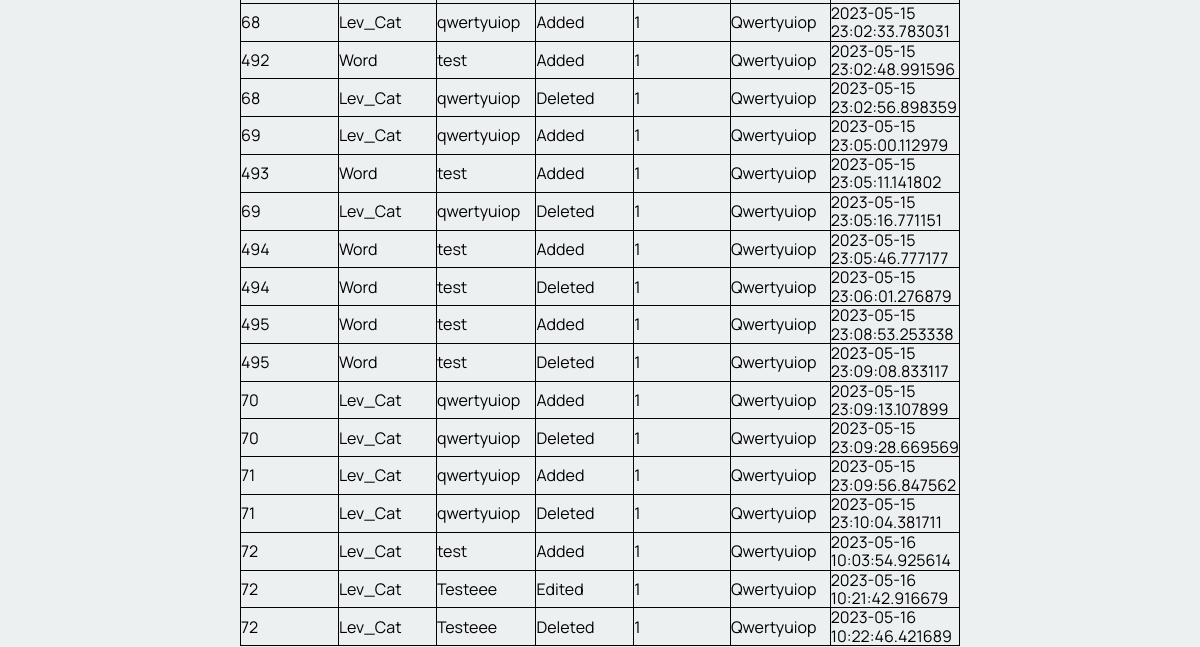
Page /admin (signed in, lower part) on the earlier database version.
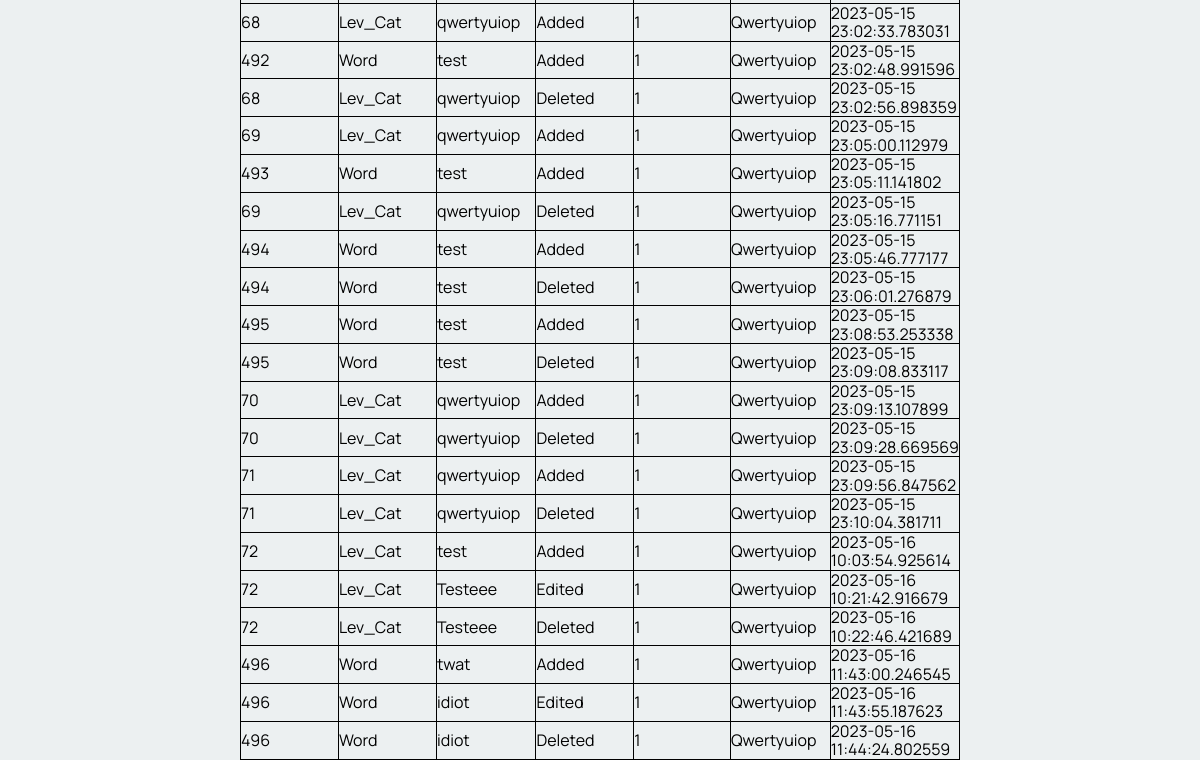
Same page on the later database version.
### tables this page shows
CREATE TABLE "edit_log"
(
    id           integer
        constraint edit_log_pk
            primary key autoincrement,
    edited_id    integer
        constraint edit_log_categories_id_fk
            references categories
        constraint edit_log_words_id_fk
            references words,
    edited_type  char(6),
    edit         varchar(300),
    editor_id    integer,
    date_time    varchar(20),
    editor_name  varchar(30),
    edited_title varchar(30)
);

### app.py (the view)
@app.route('/admin')
def render_admin():
    if not is_logged_in()[0]:
        return redirect('/?message=Need+to+be+logged+in')
    if is_logged_in()[1] != "admin":
        return redirect('/?message=Need+Admin+permissions')
    con = create_connection(DATABASE)
    query = "SELECT mri_word, eng_word, definition, category, level, id FROM words"
    cur = con.cursor()
    cur.execute(query)
    word_list = cur.fetchall()
    query = 'SELECT id, title, type FROM categories'
    cur = con.cursor()
    cur.execute(query)
    category_list = cur.fetchall()
    query = "SELECT edited_id, edited_type, edit, editor_id, date_time, editor_name, edited_title FROM edit_log"
    cur.execute(query, )
    edit_list = cur.fetchall()
    con.close()
    return render_template("admin.html", cat_list=render_cat_lev_menus('C'), lev_list=render_cat_lev_menus('L'), logged_in=is_logged_in()[0], categories=category_list, word_list=word_list, perms = is_logged_in()[1], edit_list=edit_list)

### app.py (called while the page is built)
def create_connection(db_file: object) -> object:
    try:
        connection = sqlite3.connect(db_file)
        return connection
    except Error as e:
        print(e)
    return None

def is_logged_in():
    if session.get("email") is None:
        print("Not logged in")
        perms = ""
        return False, perms
    else:
        print("Logged in")
        perms = session.get('user_perms')
        return True, perms

def render_cat_lev_menus(catlev):
    con = create_connection(DATABASE)
    query = "SELECT id, title FROM categories WHERE type=?"
    cur = con.cursor()
    cur.execute(query, (catlev))
    cat_list = cur.fetchall()
    con.close()
    return cat_list

### Templates/admin.html (shortened to what this page needs)
{% extends "base.html" %}
{% block main %}
<table>
    {% for edit in edit_list %}
    <tr>
        <td>{{ edit[0] }}</td>
        <td>{{ edit[1] }}</td>
        <td>{{ edit[6] }}</td>
        <td>{{ edit[2] }}</td>
        <td>{{ edit[3] }}</td>
        <td>{{ edit[5] }}</td>
        <td>{{ edit[4] }}</td>
    </tr>
    {% endfor %}
</table>
{% endblock %}

### Templates/base.html (shortened to what this page needs)
<!DOCTYPE html>
<html>
<head>
    <link rel="stylesheet" href="https://cdnjs.cloudflare.com/ajax/libs/normalize/8.0.1/normalize.css"/>
    <link href="{{ url_for('static', filename='maori_dictionary.css') }}" rel="stylesheet">
</head>
<body>
<div class="container">
    <main>
        {% block main %}
        {% endblock %}
    </main>
</div>
</body>
</html>

### Static/maori_dictionary.css (style rules this page uses)
* { font-family: 'Manrope', sans-serif; padding: 0; margin: 0; box-sizing: border-box; }
body { background-color: rgba(236, 240, 241, 1.0); }
.container { width: 60vw; margin: auto; }
.container::after { content: ""; clear: both; display: table; }
table { border-collapse: collapse; }
table, th, td { border: 1px solid black; }

Differences in the rows shown:
added edit_log: edited "496", edited_type "Word", edited_title "twat", edit "Added", editor "1", editor_name "Qwertyuiop", date_time "2023-05-16 11:43:00.246545"
added edit_log: edited "496", edited_type "Word", edited_title "idiot", edit "Edited", editor "1", editor_name "Qwertyuiop", date_time "2023-05-16 11:43:55.187623"
added edit_log: edited "496", edited_type "Word", edited_title "idiot", edit "Deleted", editor "1", editor_name "Qwertyuiop", date_time "2023-05-16 11:44:24.802559"
